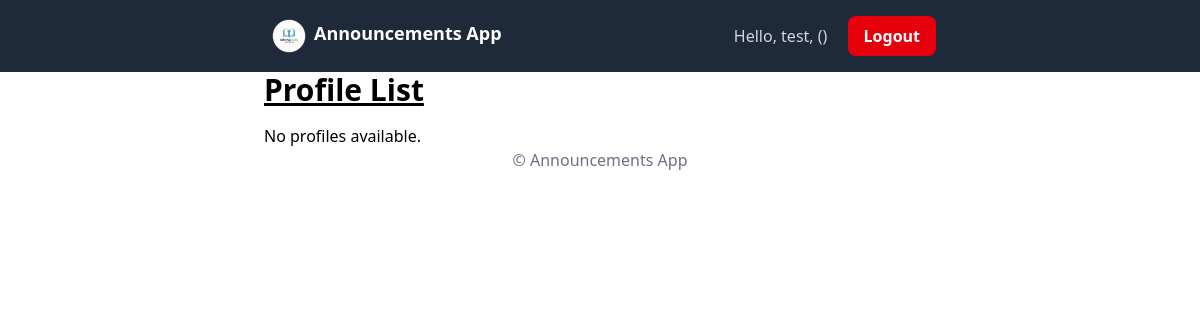
Page /profiles/ (signed in) on the earlier database version.
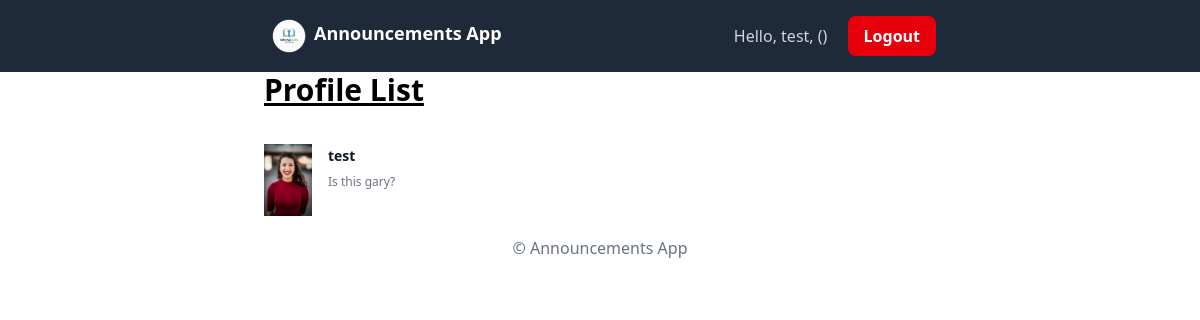
Same page on the later database version.
### core/models.py (models this page shows, shortened)
class User(AbstractUser):
    ROLE_CHOICES = (
        ('teacher', 'Teacher'),
        ('student', 'Student'),
    )
    role = models.CharField(max_length=10, choices=ROLE_CHOICES)

### profiles/models.py (models this page shows, shortened)
class Profile(models.Model):
    user = models.OneToOneField(
        settings.AUTH_USER_MODEL,
        on_delete=models.CASCADE,
        related_name="profile"
    )
    bio = models.TextField(blank=True, null=True)
    profile_picture = models.ImageField(
        upload_to="profile_pictures/", # this line will upload to media/profile_pictures/
        blank=True,
        null=True
    )

### profiles/views.py (the view)
# urls.py: path("", profile_list, name="profile_list"),
@login_required
def profile_list(request):
    profiles = Profile.objects.all()
    return render(
        request,
        "profiles/profile_list.html",
        {"profiles": profiles},
    )

### profiles/templates/profiles/profile_list.html (shortened to what this page needs)
{% extends 'base.html' %}
{% load static %}
{% block content %}
<div class="max-w-2xl mx-auto px-4 md:px-0">
  <div class="flex justify-between items-center mb-4">
        <h1 class="text-3xl font-bold underline">
            Profile List
        </h1>
      </div>
      <ul role="list" class="divide-y divide-gray-100 dark:divide-white/5">
        {% for profile in profiles %}
        <li class="flex gap-x-4 py-5">
            <img
              src="{{ profile.profile_picture.url }}"
              alt="{{profile.user.username}}'s profile picture"
              height="48"
              width="48"
              />
            <div class="min-w-0">
              <p class="text-sm/6 font-semibold text-gray-900 dark:text-white">
                {{ profile.user.username }}
              </p>
              <p class="mt-1 truncate text-xs/5 text-gray-500 dark:text-gray-400">
                {{ profile.bio }}
              </p>
            </div>
        </li>
        {% empty %}
        <li>No profiles available.</li>
        {% endfor %}
      </ul>
    </div>
{% endblock %}

### templates/base.html (shortened to what this page needs)
{% load static %}
<!doctype html>
<html>
  <head>
    <script src="https://cdn.jsdelivr.net/npm/@tailwindcss/browser@4"></script>
    <link rel="stylesheet" href="{% static '/css/styles.css' %}" />
  </head>
  <body>
    <header>
        {% block header %}
        <nav class="bg-gray-800 p-4">
                <div class="max-w-2xl mx-auto flex justify-between items-center">
                    <a href="" class="flex text-white text-lg font-semibold">
                        <img
                            src="{% static 'logo-sm.png' %}"
                            class="px-2"
                            width="50"
                            height="50"
                        />
                        Announcements App
                    </a>
                    {% if user.is_authenticated %}
                    <div>
                        <form method="post" action="{% url 'logout' %}">
                            <span class="text-gray-300 mr-4">
                                Hello, {{user.username}}, ({{user.role}})
                            </span>
                            <button type="submit" class="px-4 py-2 bg-red-600 text-white font-semibold rounded-lg hover:bg-red-700 focus:outline-none focus:ring-2 focus:ring-red-500 focus:ring-offset-2">
                                Logout
                            </button>
                        </form>
                    </div>
                    {% endif %}
                </div>
        </nav>
        {% endblock %}
    </header>
    <main>
        {% block content %}{% endblock %}
    </main>
    <footer>
        {% block footer %}
            <p class="text-center text-gray-500">
                &copy; Announcements App
            </p>
        {% endblock %}
    </footer>
  </body>
</html>

Differences in the rows shown:
added Profile: profile_picture (picture), user.username "test", bio "Is this gary?"
Other differences:
text no longer shown: "No profiles available."
